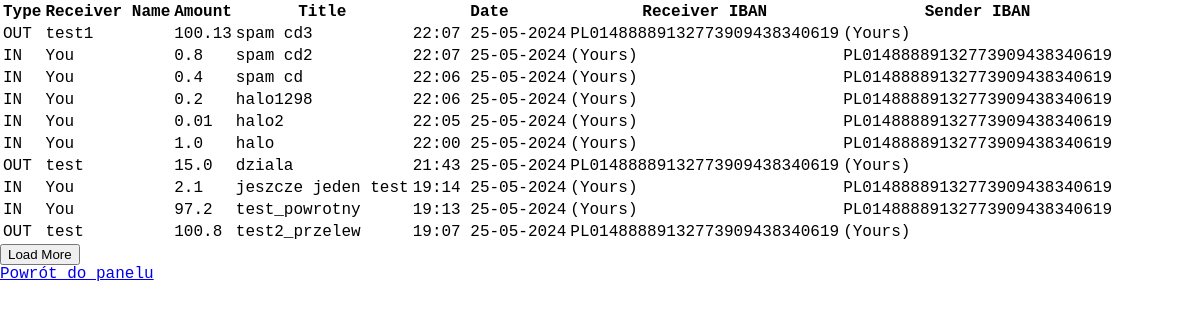
Page /transfer_history (signed in) on the earlier database version.
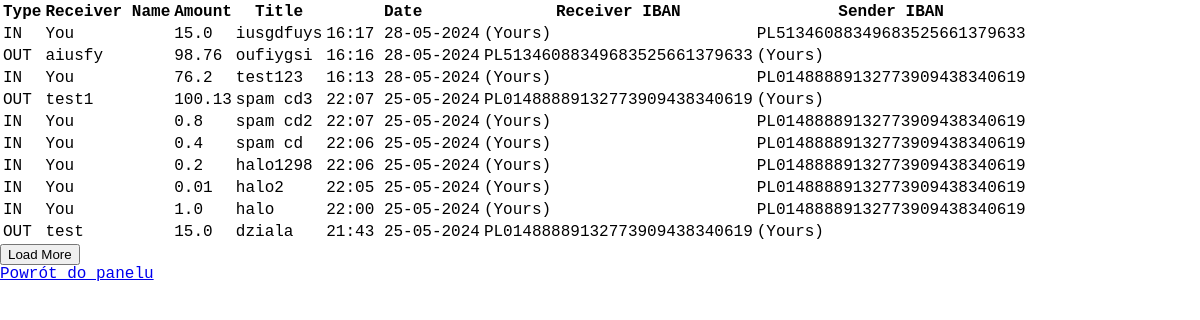
Same page on the later database version.
### app/__init__.py (models this page shows, shortened)
class Transfers(db.Model):
    __tablename__ = "Transfers"
    transfer_id = db.Column(db.String(64), primary_key=True, unique=True)
    sender_iban = db.Column(db.String(28), nullable=False)
    receiver_iban = db.Column(db.String(28), nullable=False)
    title = db.Column(db.String(50), nullable=False)
    receiver_name = db.Column(db.String(50), nullable=False)
    amount = db.Column(db.Float, nullable=False)
    date = db.Column(db.DateTime, nullable=False)
    sender_id = db.Column(db.String(16), db.ForeignKey('Customers.customer_id'), nullable=False)

### app/views.py (the view)
@app.route("/transfer_history", methods=['GET','POST'])
@login_required
def transfer_history():
    limit = 10
    offset = int(request.args.get('offset', 0))
    transfers = get_transfers(current_user.login, limit, offset)
    pesel = current_user.pesel
    customer_id = Customers.query.filter_by(pesel=pesel).first().customer_id
    return render_template("transfer_history.html", transfers=transfers, current_customer_id=customer_id, offset=offset, limit=limit)

### app/models/utils.py (called while the page is built)
def beautify_date(list):
    for item in list:
        item.formatted_date  = item.date.strftime("%H:%M %d-%m-%Y")
    return list

def get_transfers(login: str, limit: int, offset: int = 0):
    user = Users.query.filter_by(login=login).first()
    customer = Customers.query.filter_by(pesel=user.pesel).first()
    transfers_out = Transfers.query.filter_by(sender_id=customer.customer_id).all()
    transfers_in = Transfers.query.filter_by(receiver_iban=customer.iban_number).all()
    transfers = transfers_in + transfers_out
    transfers.sort(key=lambda x: x.date, reverse=True)
    recent_transfers = transfers[:offset+limit]
    return beautify_date(recent_transfers)

### app/views.py (called while the page is built)
@login_manager.user_loader
def load_user(pesel):
    return Users.query.get(pesel)

### app/templates/transfer_history.html (shortened to what this page needs)
{% extends 'base.html'%}
{% block body %}
<table>
    <tr>
        <th>Type</th>
        <th>Receiver Name</th>
        <th>Amount</th>
        <th>Title</th>
        <th>Date</th>
        <th>Receiver IBAN</th>
        <th>Sender IBAN</th>
    </tr>
    {% for item in transfers %}
        <tr>
            {% if item.sender_id == current_customer_id %}
                <td>OUT</td>
                <td>{{ item.receiver_name }}</td>
                <td>{{ item.amount }}</td>
                <td>{{ item.title }}</td>
                <td>{{ item.formatted_date }}</td>
                <td>{{ item.receiver_iban }}</td>
                <td>(Yours)</td>
            {% else %}
                <td>IN</td>
                <td> You</td>
                <td>{{ item.amount }}</td>
                <td>{{ item.title }}</td>
                <td>{{ item.formatted_date }}</td>
                <td>(Yours)</td>
                <td>{{ item.sender_iban }}</td>
            {% endif %}
        </tr>
    {% endfor %}
</table>
<form method="get" action="/transfer_history">
    <button type="submit">Load More</button>
</form>
<a href="{{url_for('dashboard')}}">Powrót do panelu</a>
{% endblock %}

Differences in the rows shown:
no longer on this page (row unchanged): Transfers: amount "2.1", title "jeszcze jeden test", formatted_date "19:14 25-05-2024", sender_iban "PL01488889132773909438340619"
no longer on this page (row unchanged): Transfers: amount "97.2", title "test_powrotny", formatted_date "19:13 25-05-2024", sender_iban "PL01488889132773909438340619"
no longer on this page (row unchanged): Transfers: receiver_name "test", amount "100.8", title "test2_przelew", formatted_date "19:07 25-05-2024", receiver_iban "PL01488889132773909438340619"
added Transfers: amount "15.0", title "iusgdfuys", formatted_date "16:17 28-05-2024", sender_iban "PL51346088349683525661379633"
added Transfers: receiver_name "aiusfy", amount "98.76", title "oufiygsi", formatted_date "16:16 28-05-2024", receiver_iban "PL51346088349683525661379633"
added Transfers: amount "76.2", title "test123", formatted_date "16:13 28-05-2024", sender_iban "PL01488889132773909438340619"
